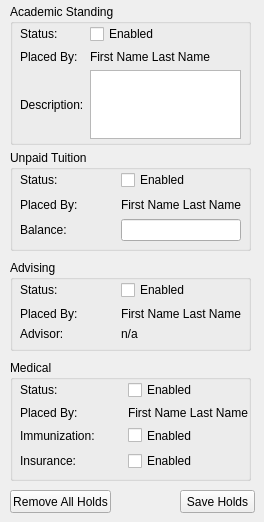
        <widget class="QWidget" name="tab_adminHold">
         <attribute name="title">
          <string>Manage holds</string>
         </attribute>
         <widget class="QGroupBox" name="groupBox">
          <property name="geometry">
           <rect>
            <x>10</x>
            <y>4</y>
            <width>241</width>
            <height>141</height>
           </rect>
          </property>
          <property name="title">
           <string>Academic Standing</string>
          </property>
          <widget class="QWidget" name="gridLayoutWidget_4">
           <property name="geometry">
            <rect>
             <x>10</x>
             <y>20</y>
             <width>221</width>
             <height>115</height>
            </rect>
           </property>
           <layout class="QGridLayout" name="gridLayout_4">
            <item row="0" column="0">
             <widget class="QLabel" name="label_96">
              <property name="text">
               <string>Status:</string>
              </property>
             </widget>
            </item>
            <item row="0" column="1">
             <widget class="QCheckBox" name="checkBox_adminAcademic">
              <property name="text">
               <string>Enabled</string>
              </property>
             </widget>
            </item>
            <item row="1" column="0">
             <widget class="QLabel" name="label_97">
              <property name="text">
               <string>Placed By:</string>
              </property>
             </widget>
            </item>
            <item row="1" column="1">
             <widget class="QLabel" name="label_adminAcademic">
              <property name="text">
               <string>First Name Last Name</string>
              </property>
             </widget>
            </item>
            <item row="2" column="0">
             <widget class="QLabel" name="label_99">
              <property name="text">
               <string>Description:</string>
              </property>
             </widget>
            </item>
            <item row="2" column="1">
             <widget class="QPlainTextEdit" name="plainTextEdit_adminHold"/>
            </item>
           </layout>
          </widget>
         </widget>
         <widget class="QGroupBox" name="groupBox_2">
          <property name="geometry">
           <rect>
            <x>10</x>
            <y>150</y>
            <width>241</width>
            <height>101</height>
           </rect>
          </property>
          <property name="title">
           <string>Unpaid Tuition</string>
          </property>
          <widget class="QWidget" name="gridLayoutWidget_5">
           <property name="geometry">
            <rect>
             <x>10</x>
             <y>20</y>
             <width>221</width>
             <height>71</height>
            </rect>
           </property>
           <layout class="QGridLayout" name="gridLayout_5">
            <item row="0" column="0">
             <widget class="QLabel" name="label_100">
              <property name="text">
               <string>Status:</string>
              </property>
             </widget>
            </item>
            <item row="0" column="1">
             <widget class="QCheckBox" name="checkBox_adminTuition">
              <property name="text">
               <string>Enabled</string>
              </property>
             </widget>
            </item>
            <item row="1" column="0">
             <widget class="QLabel" name="label_101">
              <property name="text">
               <string>Placed By:</string>
              </property>
             </widget>
            </item>
            <item row="1" column="1">
             <widget class="QLabel" name="label_adminTuition">
              <property name="text">
               <string>First Name Last Name</string>
              </property>
             </widget>
            </item>
            <item row="2" column="0">
             <widget class="QLabel" name="label_103">
              <property name="text">
               <string>Balance:</string>
              </property>
             </widget>
            </item>
            <item row="2" column="1">
             <widget class="QLineEdit" name="lineEdit_adminHoldBalance">
              <property name="sizePolicy">
               <sizepolicy hsizetype="Ignored" vsizetype="Fixed">
                <horstretch>0</horstretch>
                <verstretch>0</verstretch>
               </sizepolicy>
              </property>
              <property name="inputMask">
               <string/>
              </property>
              <property name="maxLength">
               <number>32767</number>
              </property>
             </widget>
            </item>
           </layout>
          </widget>
         </widget>
         <widget class="QGroupBox" name="groupBox_3">
          <property name="geometry">
           <rect>
            <x>10</x>
            <y>260</y>
            <width>241</width>
            <height>91</height>
           </rect>
          </property>
          <property name="title">
           <string>Advising</string>
          </property>
          <widget class="QWidget" name="gridLayoutWidget_6">
           <property name="geometry">
            <rect>
             <x>10</x>
             <y>20</y>
             <width>221</width>
             <height>61</height>
            </rect>
           </property>
           <layout class="QGridLayout" name="gridLayout_6">
            <item row="0" column="0">
             <widget class="QLabel" name="label_104">
              <property name="text">
               <string>Status:</string>
              </property>
             </widget>
            </item>
            <item row="0" column="1">
             <widget class="QCheckBox" name="checkBox_adminAdvising">
              <property name="text">
               <string>Enabled</string>
              </property>
             </widget>
            </item>
            <item row="1" column="0">
             <widget class="QLabel" name="label_105">
              <property name="text">
               <string>Placed By:</string>
              </property>
             </widget>
            </item>
            <item row="1" column="1">
             <widget class="QLabel" name="label_adminAdvising">
              <property name="text">
               <string>First Name Last Name</string>
              </property>
             </widget>
            </item>
            <item row="2" column="0">
             <widget class="QLabel" name="label_107">
              <property name="text">
               <string>Advisor:</string>
              </property>
             </widget>
            </item>
            <item row="2" column="1">
             <widget class="QLabel" name="label_108">
              <property name="text">
               <string>n/a</string>
              </property>
             </widget>
            </item>
           </layout>
          </widget>
         </widget>
         <widget class="QGroupBox" name="groupBox_4">
          <property name="geometry">
           <rect>
            <x>10</x>
            <y>360</y>
            <width>241</width>
            <height>121</height>
           </rect>
          </property>
          <property name="title">
           <string>Medical</string>
          </property>
          <widget class="QWidget" name="gridLayoutWidget_7">
           <property name="geometry">
            <rect>
             <x>10</x>
             <y>20</y>
             <width>228</width>
             <height>91</height>
            </rect>
           </property>
           <layout class="QGridLayout" name="gridLayout_7">
            <item row="0" column="0">
             <widget class="QLabel" name="label_109">
              <property name="text">
               <string>Status:</string>
              </property>
             </widget>
            </item>
            <item row="0" column="1">
             <widget class="QCheckBox" name="checkBox_adminMedical">
              <property name="text">
               <string>Enabled</string>
              </property>
             </widget>
            </item>
            <item row="1" column="0">
             <widget class="QLabel" name="label_110">
              <property name="text">
               <string>Placed By:</string>
              </property>
             </widget>
            </item>
            <item row="1" column="1">
             <widget class="QLabel" name="label_adminMedical">
              <property name="text">
               <string>First Name Last Name</string>
              </property>
             </widget>
            </item>
            <item row="2" column="0">
             <widget class="QLabel" name="label_112">
              <property name="text">
               <string>Immunization:</string>
              </property>
             </widget>
            </item>
            <item row="3" column="0">
             <widget class="QLabel" name="label_114">
              <property name="text">
               <string>Insurance:</string>
              </property>
             </widget>
            </item>
            <item row="2" column="1">
             <widget class="QCheckBox" name="checkBox_adminImmunization">
              <property name="text">
               <string>Enabled</string>
              </property>
             </widget>
            </item>
            <item row="3" column="1">
             <widget class="QCheckBox" name="checkBox_adminInsurance">
              <property name="text">
               <string>Enabled</string>
              </property>
             </widget>
            </item>
           </layout>
          </widget>
         </widget>
         <widget class="QPushButton" name="pushButton_adminSavHolds">
          <property name="geometry">
           <rect>
            <x>180</x>
            <y>490</y>
            <width>75</width>
            <height>23</height>
           </rect>
          </property>
          <property name="text">
           <string>Save Holds</string>
          </property>
         </widget>
         <widget class="QPushButton" name="pushButton_adminDeleteHolds">
          <property name="geometry">
           <rect>
            <x>10</x>
            <y>490</y>
            <width>101</width>
            <height>23</height>
           </rect>
          </property>
          <property name="text">
           <string>Remove All Holds</string>
          </property>
         </widget>
        </widget>
